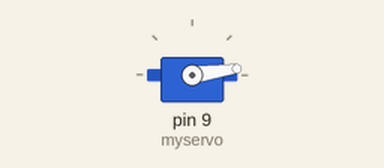
Recording of a sketch running on a simulated Arduino Uno, built with avr-gcc and run on an emulated ATmega328P. On the bench: servo.

Above: at 0.05 s.
At 0.35 s:
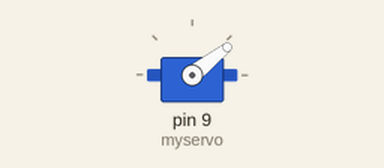
At 0.65 s:
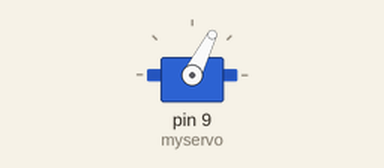
At 1.05 s:
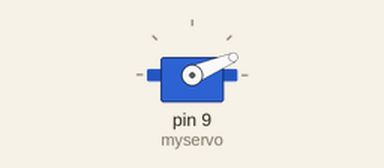
Timing chart, 0 to 3.0 s (numbered marks = the images above):
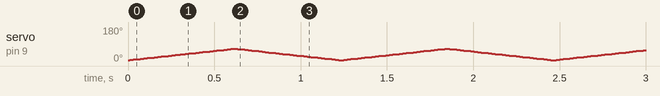

The sketch:

sketch_oct6a1.ino
```cpp
#include <Servo.h> // Servo 라이브러리 추가

Servo myservo; //  Servo 클래스로 servo 객체 생성
int pos; //각도를 조절할 변수 선언
void setup()
{
  pinMode(9,OUTPUT);
  myservo.attach(9); // 모터의 신호선을 9번핀에 연결
  Serial.begin(9600);
}

void loop()
{
  //연속 실행 ver
  for(pos = 5; pos<=65;pos++)
  {
    myservo.write(pos);
    delay(10);
  }
  for (pos = 65; pos >= 5; pos--)
  {
    myservo.write(pos);
    delay(10);
  }
}
```
